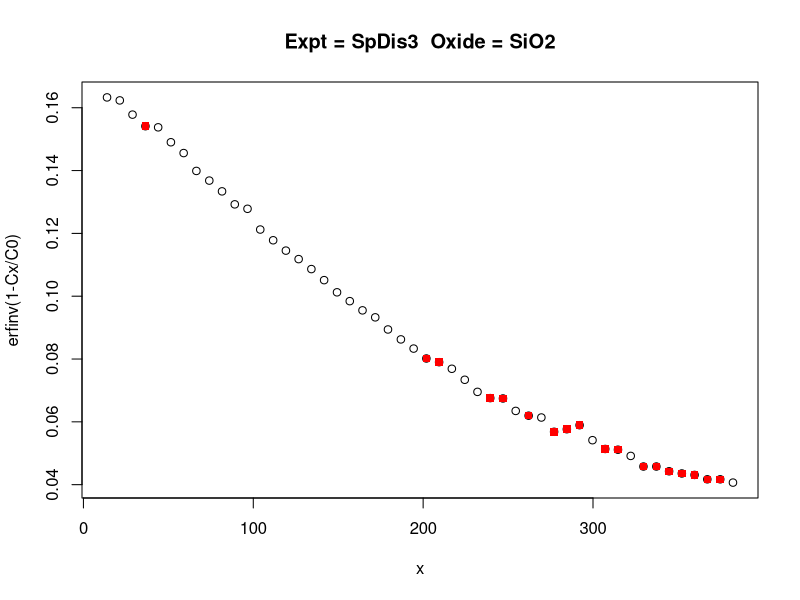

The R script that drew this image: (Note: this script raises an error after producing the figure.)
## ---- chunk 1
library(tidyverse, warn.conflicts = FALSE)
library(pracma)
library(zoo)
setwd("C:/Users/ayersj/OneDrive - Vanderbilt/Papers/SpheneSolubility/DataAnalysis/TitaniteExpts")
DiffusionProfiles <- read_csv("DiffusionProfilesV2.csv")
Oxides <- c("SiO2", "Al2O3", "Na2O", "K2O", "CaO", "MgO", "TiO2")
C0init <- c(76.33,12.83,3.33,4.80,1.14,0.07,1.46)
## ---- chunk 2
Diffusion <- DiffusionProfiles %>%
  gather(all_of(Oxides), key = "Oxide", value = "Conc") %>%
  group_by(Expt, Oxide)
# Workflow from "EstimationSaturationConcentrationTiO2FromDiffusionProfiles.xlsx"

Experiment <- unique(Diffusion$Expt)
f <- function (d) {
  m <- lm(y~x, as.data.frame(d))
  return(coef(m)[2])
}
for (i in seq_along(Experiment)) {
  Diffuse <- filter(Diffusion, Expt == Experiment[(i)])
  for (j in seq_along(Oxides)) {
    Diffuse <- filter(Diffuse, Oxide == Oxides[(j)])
    x <- Diffuse$x
    C0 <- C0init[(j)]
    y <- erfinv(1-(Diffuse$Conc/C0))
    # qplot(x, y, ylab = "erfinv(1-Cx/C0)")
    profile <- as.data.frame(cbind(x,y))
    # extract linear portion of curve. The following lines adapted from https://stackoverflow.com/questions/46108100/how-to-find-the-linear-part-of-a-curve
    # This procedure seemed to work on TiO2, but it clearly is not robust
    co <- rollapply(profile, 3, f, by.column=F)
    co.cl <- kmeans(co, 2)
    b.points <- which(co.cl$cluster == match(max(co.cl$centers), co.cl$centers))+1
    RES <- profile[b.points,]
    # ggplot(profile, aes(x=x, y=y)) +
    #   ylab = "erfinv(1-Cx/C0)" +
    #   geom_point(col="blue")
      # geom_abline(lm(y~x,RES),col="red")
    plot(profile, ylab = "erfinv(1-Cx/C0)")
    title(str_c("Expt = ", Experiment[(i)], "  Oxide = ", Oxides[(j)]))
    points(RES,pch=15,col="red")
    xmax <- max(RES$x)
    Diffused <- as.data.frame(cbind(Diffuse,y))
    colnames(Diffused)[colnames(Diffused) == "...5"] <- "y"
    Diffused <- filter(Diffused, x <= xmax)
    Diffused <- ungroup(Diffused)
    input <- select(Diffused, x, Conc, y)
    # int <- function (CO, d) {
    #   y <- erfinv(1-(d$Conc/C0))
    #   b <- lm(y~x, as.data.frame(d))
    #   b <- coef(b)[1]
    #   names(b) <- NULL
    #   return(b)
    # }
    # # Initial intercept value
    # b <- int(C0, input)
    # # Use optimization to adjust C0 until intercept = 0
    # best <- optim(par = C0, fn = int(C0, input), data = input)
    # best$par
  }
}
## ---- chunk 3
# y = f(x) = erfinv(1-(C(x)/C0) = mx + b
f = function (a, C0) {
erfinv(1-(C(x)/C0)) - a[1]*x - a[2]
return(a, C0)
}
# adjust C0 until [a2] = 0
optim(c(1,1,1),f)
best$par


